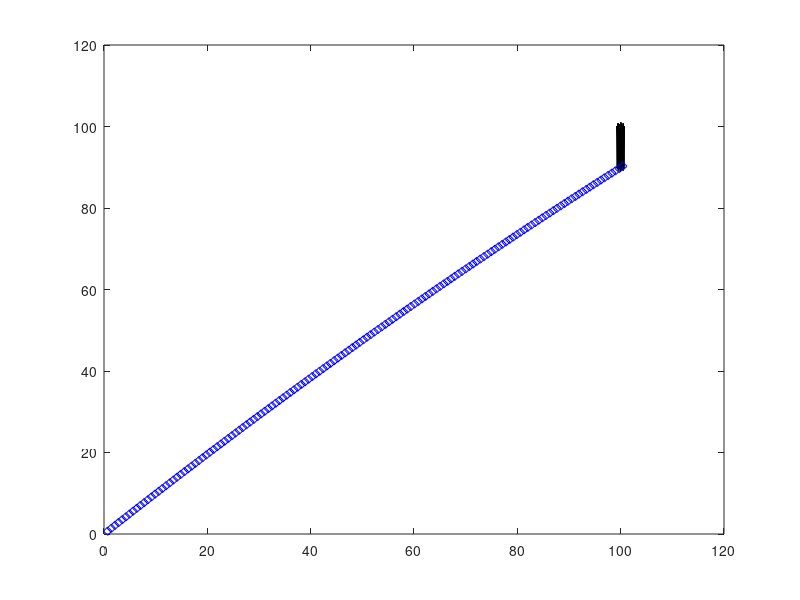

Write MATLAB code to recreate this figure.
a=1000;%gravitational acceleration in cm
%The initial positions of 
Sx1=100;%insect
Sy1=100;
Sx2=0;%droplet
Sy2=0;
Vx1=0;%speed of insect in x-axis,fix
Vy1=0;%speed of insect in y-axis,variable
Vx2=500*sqrt(2);%speed of droplet in x-axis,fix
Vy2=500*sqrt(2);%speed of roplet in y-axis, variable
dt= 0.001; %rate of change of time
min=sqrt(((Sx1-Sx2)^2)+((Sy1-Sy2)^2)); %initially set the mininum distance of they meet
for t=0:dt:0.2;
   %change the speed in every 'dt's
    Vy1= Vy1-a*dt;
    Vy2= Vy2-a*dt;
    %as the speed is changed,the positions is changed correspondingly
    Sy1= Sy1+Vy1*dt;
    Sy2= Sy2+Vy2*dt;
    %Sx1 will not change because of Vx1=0
    Sx2= Sx2+Vx2*dt;%Sx2 will change constantly
    axis([0, 120, 0, 120]);
    plot(Sx1,Sy1,'k:*'); 
    plot(Sx2,Sy2,'b:diamond');
    hold on

    dist=sqrt(((Sx1-Sx2)^2)+((Sy1-Sy2)^2));
    if dist<min %to find the minimum distance of two points
        min=dist;
        fprintf('The minimum distance of they meet is %fcm\n.',min);
        fprintf('The time of they meet is %fth s\n.',t)
    end

    if Sy2>Sy1 %since the droplet will nor over the insect as it hit the insect
        break;
    end
end